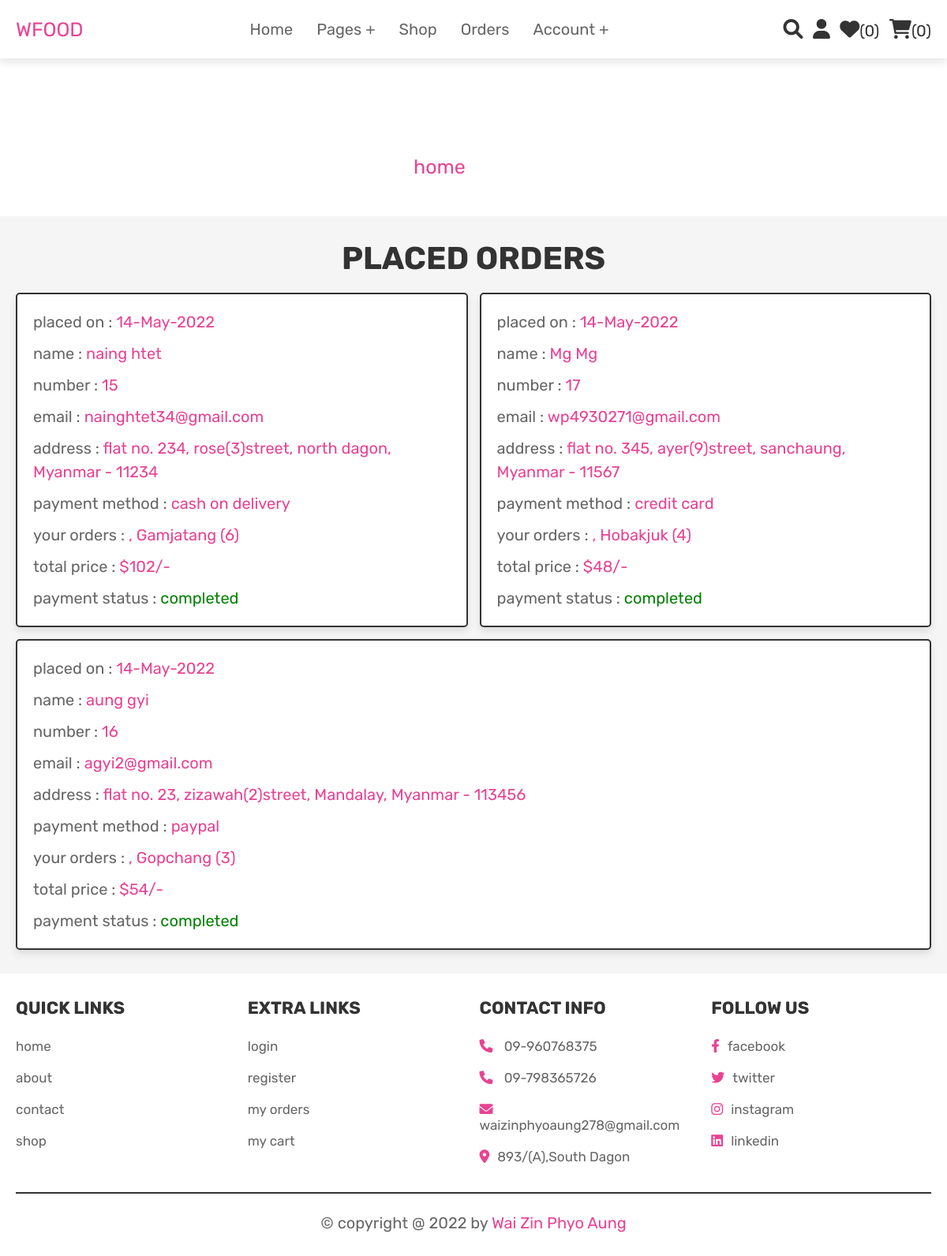
The page /orders.php (signed in) on the database its author committed.
### tables this page shows
CREATE TABLE `orders` (
  `id` int(100) NOT NULL,
  `user_id` int(100) NOT NULL,
  `name` varchar(100) NOT NULL,
  `number` varchar(12) NOT NULL,
  `email` varchar(100) NOT NULL,
  `method` varchar(50) NOT NULL,
  `address` varchar(500) NOT NULL,
  `total_products` varchar(1000) NOT NULL,
  `total_price` int(100) NOT NULL,
  `placed_on` varchar(50) NOT NULL,
  `payment_status` varchar(20) NOT NULL DEFAULT 'pending'
);

### orders.php (the view, shortened to what this page needs)
<?php
@include 'config.php';
$user_id = $_SESSION['user_id'];
?>
<!DOCTYPE html>
<html lang="en">
<head>
   <link rel="stylesheet" href="https://cdnjs.cloudflare.com/ajax/libs/font-awesome/6.0.0/css/all.min.css">
   <link rel="stylesheet" href="css/style.css">
</head>
<body>
<?php @include 'header.php'; ?>
<section class="heading">
    <h3>your orders</h3>
    <p> <a href="home.php">home</a> / order </p>
</section>
<section class="placed-orders">
    <h1 class="title">placed orders</h1>
    <div class="box-container">
    <?php
        $select_orders = mysqli_query($conn, "SELECT * FROM `orders` WHERE user_id = '$user_id'") or die('query failed');
        if(mysqli_num_rows($select_orders) > 0){
            while($fetch_orders = mysqli_fetch_assoc($select_orders)){
    ?>
    <div class="box">
        <p> placed on : <span><?php echo $fetch_orders['placed_on']; ?></span> </p>
        <p> name : <span><?php echo $fetch_orders['name']; ?></span> </p>
        <p> number : <span><?php echo $fetch_orders['number']; ?></span> </p>
        <p> email : <span><?php echo $fetch_orders['email']; ?></span> </p>
        <p> address : <span><?php echo $fetch_orders['address']; ?></span> </p>
        <p> payment method : <span><?php echo $fetch_orders['method']; ?></span> </p>
        <p> your orders : <span><?php echo $fetch_orders['total_products']; ?></span> </p>
        <p> total price : <span>$<?php echo $fetch_orders['total_price']; ?>/-</span> </p>
        <p> payment status : <span style="color:<?php if($fetch_orders['payment_status'] == 'pending'){echo 'tomato'; }else{echo 'green';} ?>"><?php echo $fetch_orders['payment_status']; ?></span> </p>
    </div>
    <?php
        }
    }else{
        echo '<p class="empty">no orders placed yet!</p>';
    }
    ?>
    </div>
</section>
<?php @include 'footer.php'; ?>
</body>
</html>

### css/style.css (style rules this page uses)
:root { --pink:#e84393; --red:#c0392b; --orange:#f39c12; --black:#333; --white:#fff; --light-color:#666; --light-white:#ccc; --light-bg:#f5f5f5; --border:.2rem solid var(--black); --box-shadow:0 .5rem 1rem rgba(0,0,0,.1); }
* { font-family: 'Rubik', sans-serif; margin:0; padding:0; box-sizing: border-box; outline: none; border:none; text-decoration: none; transition:all .2s linear; }
html { font-size: 62.5%; overflow-x: hidden; scroll-behavior: smooth; scroll-padding-top: 6.5rem; }
body { background: var(--light-bg); }
section { padding:3rem 2rem; }
.heading { display: flex; flex-flow: column; align-items: center; justify-content: center; gap:1rem; background-color: var(--white); text-align: center; min-height: 25vh; }
.heading h3 { font-size: 5.5rem; color:var(--white); text-transform: uppercase; }
.heading p { font-size: 2.5rem; color:var(--white); }
.heading p a { color:var(--pink); }
.title { text-align: center; margin-bottom: 2rem; color:var(--black); text-transform: uppercase; font-size: 4rem; }
.placed-orders .box-container { max-width: 1200px; margin:0 auto; display: flex; flex-wrap: wrap; gap:1.5rem; align-items: flex-start; }
.placed-orders .box-container .box { background-color: var(--white); padding:1rem 2rem; border:var(--border); box-shadow: var(--box-shadow); flex:1 1 40rem; border-radius: .5rem; }
.placed-orders .box-container .box p { margin: 1rem 0; font-size: 2rem; line-height: 1.5; color:var(--light-color); }
.placed-orders .box-container .box p span { color:var(--pink); }

### rows shown on the page
orders: placed_on "14-May-2022", name "naing htet", number "15", email "nainghtet34@gmail.com", address "flat no. 234, rose(3)street, north dagon, Myanmar - 11234", method "cash on delivery", total_products ", Gamjatang (6)", total_price "102", payment_status "completed"
orders: placed_on "14-May-2022", name "Mg Mg", number "17", email "wp4930271@gmail.com", address "flat no. 345, ayer(9)street, sanchaung, Myanmar - 11567", method "credit card", total_products ", Hobakjuk (4)", total_price "48", payment_status "completed"
orders: placed_on "14-May-2022", name "aung gyi", number "16", email "agyi2@gmail.com", address "flat no. 23, zizawah(2)street, Mandalay, Myanmar - 113456", method "paypal", total_products ", Gopchang (3)", total_price "54", payment_status "completed"

### other values the page prints
$wishlist_num_rows "0"
$cart_num_rows "0"
